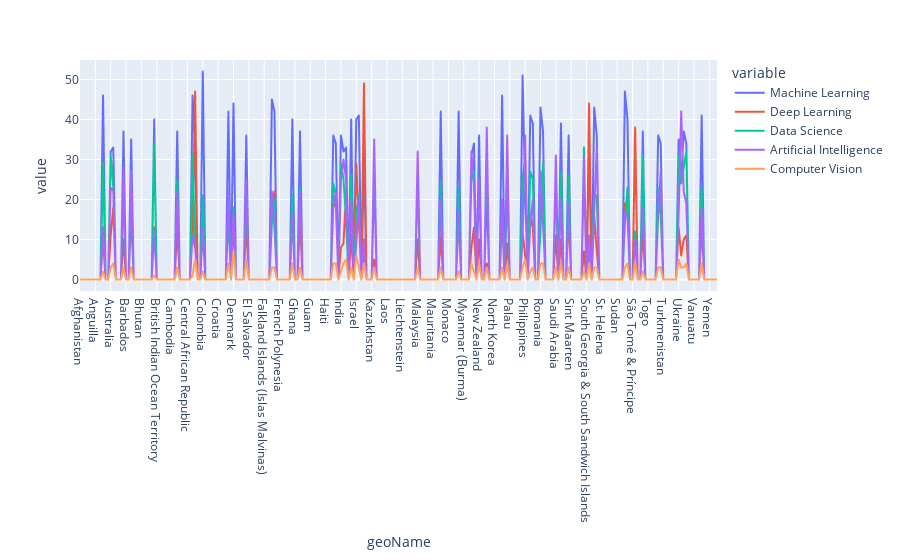

The notebook cell saved with this chart:
### Code cell
plot.line(ior[trendy_keywords])

### Figure 1 — Plotly figure (JSON) as saved in the notebook; plotly's stock layout.template omitted (floating-point values rounded to 4 significant figures; data arrays with more than 128 entries replaced by an {"elided": "..."} marker saying what was removed)
{"data": [{"hovertemplate": "variable=Machine Learning<br>geoName=%{x}<br>value=%{y}<extra></extra>", "legendgroup": "Machine Learning", "line": {"color": "#636efa", "dash": "solid"}, "mode": "lines", "name": "Machine Learning", "showlegend": true, "type": "scattergl", "x": {"elided": "250 str values"}, "xaxis": "x", "y": {"elided": "250 int values"}, "yaxis": "y"}, {"hovertemplate": "variable=Deep Learning<br>geoName=%{x}<br>value=%{y}<extra></extra>", "legendgroup": "Deep Learning", "line": {"color": "#EF553B", "dash": "solid"}, "mode": "lines", "name": "Deep Learning", "showlegend": true, "type": "scattergl", "x": {"elided": "250 str values"}, "xaxis": "x", "y": {"elided": "250 int values"}, "yaxis": "y"}, {"hovertemplate": "variable=Data Science<br>geoName=%{x}<br>value=%{y}<extra></extra>", "legendgroup": "Data Science", "line": {"color": "#00cc96", "dash": "solid"}, "mode": "lines", "name": "Data Science", "showlegend": true, "type": "scattergl", "x": {"elided": "250 str values"}, "xaxis": "x", "y": {"elided": "250 int values"}, "yaxis": "y"}, {"hovertemplate": "variable=Artificial Intelligence<br>geoName=%{x}<br>value=%{y}<extra></extra>", "legendgroup": "Artificial Intelligence", "line": {"color": "#ab63fa", "dash": "solid"}, "mode": "lines", "name": "Artificial Intelligence", "showlegend": true, "type": "scattergl", "x": {"elided": "250 str values"}, "xaxis": "x", "y": {"elided": "250 int values"}, "yaxis": "y"}, {"hovertemplate": "variable=Computer Vision<br>geoName=%{x}<br>value=%{y}<extra></extra>", "legendgroup": "Computer Vision", "line": {"color": "#FFA15A", "dash": "solid"}, "mode": "lines", "name": "Computer Vision", "showlegend": true, "type": "scattergl", "x": {"elided": "250 str values"}, "xaxis": "x", "y": {"elided": "250 int values"}, "yaxis": "y"}], "layout": {"legend": {"title": {"text": "variable"}, "tracegroupgap": 0}, "margin": {"t": 60}, "xaxis": {"anchor": "y", "domain": [0, 1], "title": {"text": "geoName"}}, "yaxis": {"anchor": "x", "domain": [0, 1], "title": {"text": "value"}}}}
